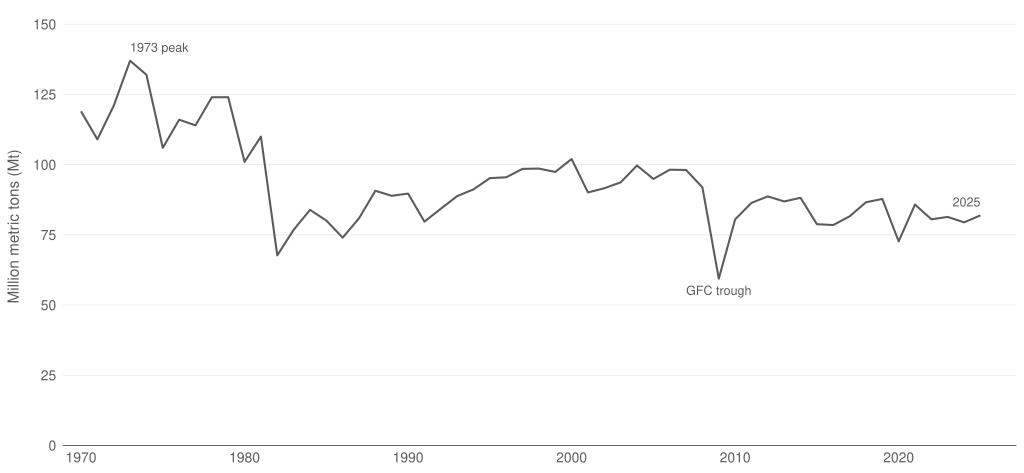

Write the R code that produced this figure.
# Task 2 v4 — clean line chart, no double encoding.
# v4 changes vs v3:
#   * Removed point markers (geom_point) at every observation. The line
#     itself carries the trend; the per-year dots were visual noise that
#     pushed the chart toward "dot plot" without earning the encoding.
#   * Removed the colour highlight on the 2024 and 2025 points (was
#     copper). Position on the x-axis already encodes "these are the
#     latest two years" — adding a colour channel for the same variable
#     was double-encoding by the strict CLAUDE.md rule, and visually
#     decorative (the two highlighted years aren't extreme outliers, they
#     are just the years the original chart cherry-picked, which is an
#     editorial point — not a data extreme).
#   * Removed the per-anchor value labels (e.g. "137 Mt 1973"). The
#     y-axis ticks already supply the magnitude scale; the labels were
#     duplicating the same information. Replaced with text-only anchors
#     ("1973 peak", "GFC trough", "2025") that name the moment without
#     repeating the y-value.
#
# v3 changes vs v2: design-system palette migration to actual PG hex codes.
# v2 changes vs v1: extended window from 5 yrs (2021-2025) to 56 yrs
#   (1970-2025) by splicing USGS DS140 historical raw-steel-production
#   data onto the existing worldsteel 2021-2025 series. The 5-year
#   window made the same cherry-pick mistake we critique in task 1; the
#   long view shows the 1973 peak, the post-1970s structural decline,
#   the GFC trough, and that the 2024 -> 2025 increase is well within
#   ambient noise.
#
# Chart-type choice: line chart (per CLAUDE.md "line for time series").
#   Zero baseline is kept (not required for line, but more honest about
#   scale and matches the bar-chart convention of the original).
#
# Sources spliced:
#   * USGS DS140 (Iron and Steel Statistics, 1900-2021), Steel sheet,
#     "Raw steel production" column. Used 1900-2020 portion.
#   * World Steel Association, P1 crude steel total, USA, 2021-2025.
#     Used 2021-2025 portion.
# Both report 2021 = 85.8 Mt (sanity check passes).

setwd("/Users/alexanderweber/Documents/hsg/6_semester/data_visualization_with_ai")

suppressPackageStartupMessages({
  library(readxl)
  library(dplyr)
  library(tidyr)
  library(ggplot2)
})

source("design_system.R")

chart_family <- ""

# --- 1. Historical: USGS DS140, 1970-2020 ----------------------------------
ds140 <- read_excel(
  "data/task_02/usgs_ds140_iron_steel_2021.xlsx",
  sheet = "Steel",
  skip  = 5
) %>%
  select(year_chr = Year, raw_steel_t = `Raw steel production`) %>%
  mutate(year = suppressWarnings(as.integer(year_chr)),
         raw_steel_mt = as.numeric(raw_steel_t) / 1e6) %>%
  filter(!is.na(year), !is.na(raw_steel_mt), year >= 1970, year <= 2020) %>%
  select(year, mt = raw_steel_mt)

# --- 2. Recent: worldsteel, 2021-2025 --------------------------------------
ws <- read_excel(
  "data/task_02/steel_data_us_21-25.xlsx",
  sheet = 1,
  skip = 1
) %>%
  filter(Country == "United States") %>%
  mutate(across(-Country, as.numeric)) %>%
  pivot_longer(-Country, names_to = "year", values_to = "kt") %>%
  mutate(year = as.integer(year), mt = kt / 1000) %>%
  select(year, mt)

us <- bind_rows(ds140, ws) %>% arrange(year)

cat("Series: ", min(us$year), "-", max(us$year),
    " (n =", nrow(us), ")\n")
cat("Peak:  "); us %>% slice_max(mt, n = 1) %>% print()
cat("Trough (post-1970): "); us %>% slice_min(mt, n = 1) %>% print()

# Three text anchors — name the moment, no value duplication. The
# y-axis ticks supply the magnitude; the labels supply the year label
# and a one-word context word.
ann <- us %>%
  filter(year %in% c(1973, 2009, 2025)) %>%
  mutate(
    label = case_when(
      year == 1973 ~ "1973 peak",
      year == 2009 ~ "GFC trough",
      year == 2025 ~ "2025"
    ),
    vjust = case_when(year == 1973 ~ -1.0,
                       year == 2009 ~  1.8,
                       year == 2025 ~ -1.0),
    hjust = case_when(year == 1973 ~ 0.0,
                       year == 2009 ~ 0.5,
                       year == 2025 ~ 1.0)
  )

p <- ggplot(us, aes(x = year, y = mt)) +
  geom_line(color = pg_palette$alloy, linewidth = 0.7) +
  geom_text(data = ann, aes(label = label, vjust = vjust, hjust = hjust),
            family = chart_family, size = 3.0, color = pg_palette$alloy,
            lineheight = 0.9) +
  scale_x_continuous(breaks = seq(1970, 2025, 10),
                     expand = expansion(mult = c(0.02, 0.04))) +
  scale_y_continuous(limits = c(0, 150),
                     breaks = seq(0, 150, 25),
                     expand = expansion(mult = c(0, 0.04))) +
  labs(x = NULL, y = "Million metric tons (Mt)") +
  theme_pg(base_family = chart_family)

out_pdf <- "iterations/task_02/v4/steel_production_v4.pdf"
ggsave(out_pdf, p, width = 26, height = 12, units = "cm", device = "pdf")
cat("Saved:", out_pdf, "\n")
